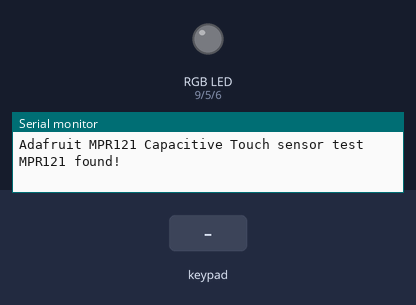
The sketch below on a simulated Arduino Uno, built with avr-gcc and run on an emulated ATmega328P. Shown: an RGB LED mixed from three pins (HIGH = lit), the last lines printed to the serial monitor. The inputs (shaded band) are chosen by the test bench.

Above: at 1.2 s.
1.3 s: keypad keys 2 5 A pressed 0.4 s apart
At 2.7 s:
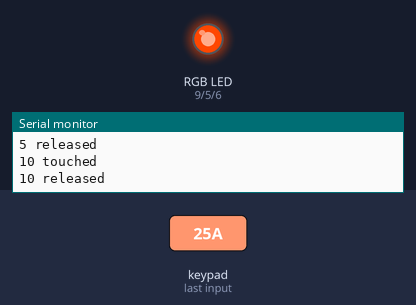
4.0 s: key '0' pressed
At 4.7 s:
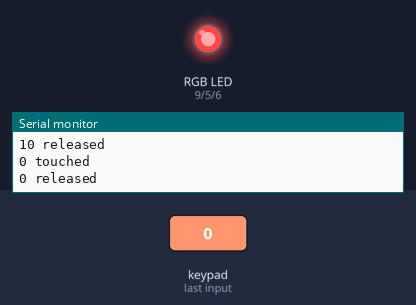
5.6 s: key '5' pressed
At 6.0 s:
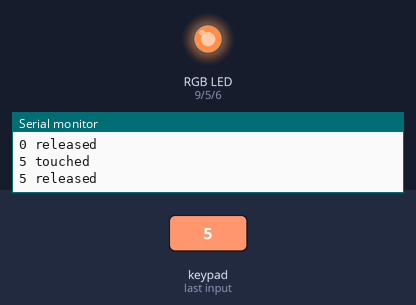
7.2 s: keypad keys 2 5 pressed 0.4 s apart
At 8.7 s:
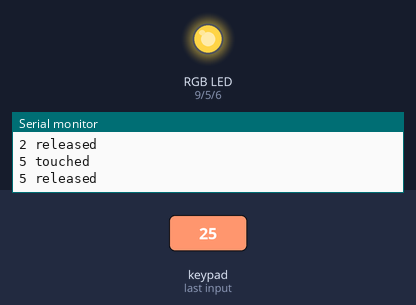
9.5 s: key '0' pressed
At 10.2 s:
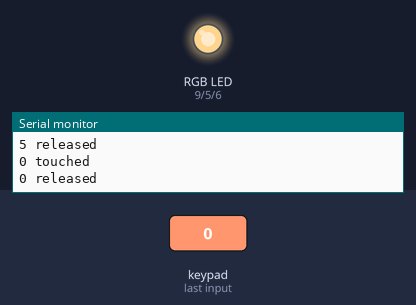
11.1 s: keypad keys 2 5 pressed 0.4 s apart
At 12.9 s:
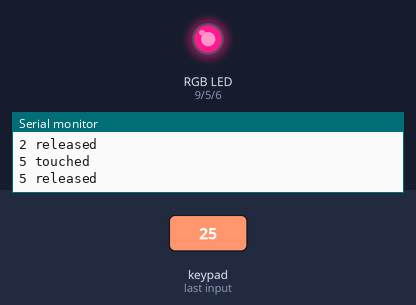
Timing chart, 0 to 14.4 s (numbered marks = the images above; inputs shaded):
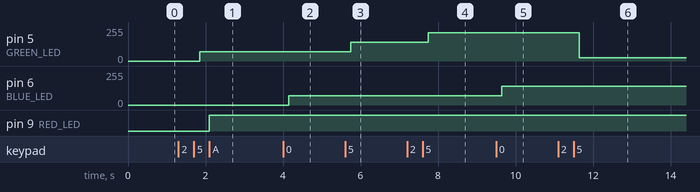

Measured:
- after the input at 1.3 s, pin 5 (GREEN_LED): 0/255 → 71/255 after 0.55 s; pin 9 (RED_LED): LOW → HIGH after 0.80 s
- after the input at 4.0 s, pin 6 (BLUE_LED): 0/255 → 70/255 after 0.15 s
- after the input at 5.6 s, pin 5 (GREEN_LED): 71/255 → 142/255 after 0.15 s
- after the input at 7.2 s, pin 5 (GREEN_LED): 142/255 → 212/255 after 0.55 s
- after the input at 9.5 s, pin 6 (BLUE_LED): 70/255 → 141/255 after 0.15 s
- after the input at 11.1 s, pin 5 (GREEN_LED): 212/255 → 26/255 after 0.55 s

The sketch:

Gradient_Shanil_Ben.ino
```cpp
// color swirl! connect an RGB LED to the PWM pins as indicated
// in the #defines
// public domain, enjoy!
// Code from https://learn.adafruit.com/rgb-led-strips/arduino-code
// Code modified for RGB LED strip by Shanil Patel

#include <Wire.h>
#include "Adafruit_MPR121.h"

// You can have up to 4 on one i2c bus but one is enough for testing!
Adafruit_MPR121 cap = Adafruit_MPR121();


// Keeps track of the last pins touched
// so we know when buttons are 'released'
uint16_t lasttouched = 0;
uint16_t currtouched = 0;

#define RED_LED 9
#define BLUE_LED 6
#define GREEN_LED 5


int rBright = 0;
int gBright =0;
int bBright = 0;
int i = -255;

int fadeSpeed = 10;

void setup() {

      Serial.begin(9600);

  while (!Serial) {
    delay(10);
  }

   Serial.println("Adafruit MPR121 Capacitive Touch sensor test");

  // If tied to SDA its 0x5C and if SCL then 0x5D
  if (!cap.begin(0x5A)) {
    Serial.println("MPR121 not found, check wiring?");
    while (1);
  }
  Serial.println("MPR121 found!");

      pinMode(BLUE_LED, OUTPUT);
   pinMode(GREEN_LED, OUTPUT);
   pinMode(RED_LED, OUTPUT);


   delay(1);


}


void loop() {


  // Get the currently touched pads
  currtouched = cap.touched();


for (uint8_t i=0; i<12; i++) {
    if ((currtouched & _BV(i)) && !(lasttouched & _BV(i)) ) {
      Serial.print(i); Serial.println(" touched");
    }
    if (!(currtouched & _BV(i)) && (lasttouched & _BV(i)) ) {
      Serial.print(i); Serial.println(" released");
    }
  }

if (cap.touched() & (1 << 0)) {

  analogWrite(RED_LED, rBright);
  analogWrite(GREEN_LED, gBright);
  analogWrite(BLUE_LED, bBright -=255);
  }


  if (cap.touched() & (1 << 5)) {

  analogWrite(RED_LED, rBright);
  analogWrite(GREEN_LED, gBright -=255);
  analogWrite(BLUE_LED, bBright);

  }


  if (cap.touched() & (1 << 10)) {

  analogWrite(RED_LED, rBright -=255);
  analogWrite(GREEN_LED, gBright);
  analogWrite(BLUE_LED, bBright);

  }


 // reset our state
  lasttouched = currtouched;

  // comment out this line for detailed data from the sensor!
  return;

  // debugging info, what
  Serial.print("\t\t\t\t\t\t\t\t\t\t\t\t\t 0x"); Serial.println(cap.touched(), HEX);
  Serial.print("Filt: ");
  for (uint8_t i=0; i<12; i++) {
    Serial.print(cap.filteredData(i)); Serial.print("\t");
  }
  Serial.println();
  Serial.print("Base: ");
  for (uint8_t i=0; i<12; i++) {
    Serial.print(cap.baselineData(i)); Serial.print("\t");
  }
  Serial.println();

  // put a delay so it isn't overwhelming
  delay(100);
}
```
